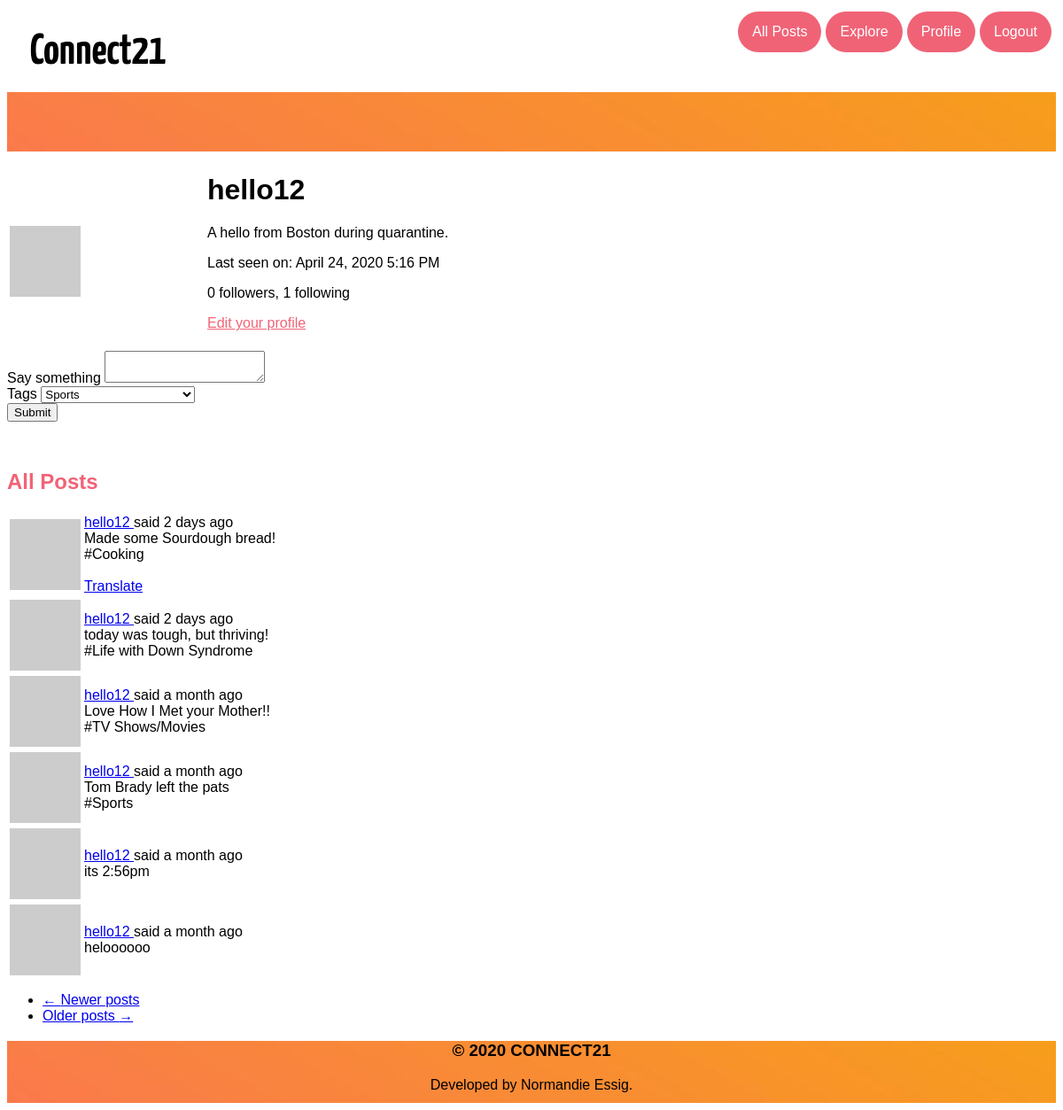
The page /user/hello12 (signed in) on the database as committed earlier.
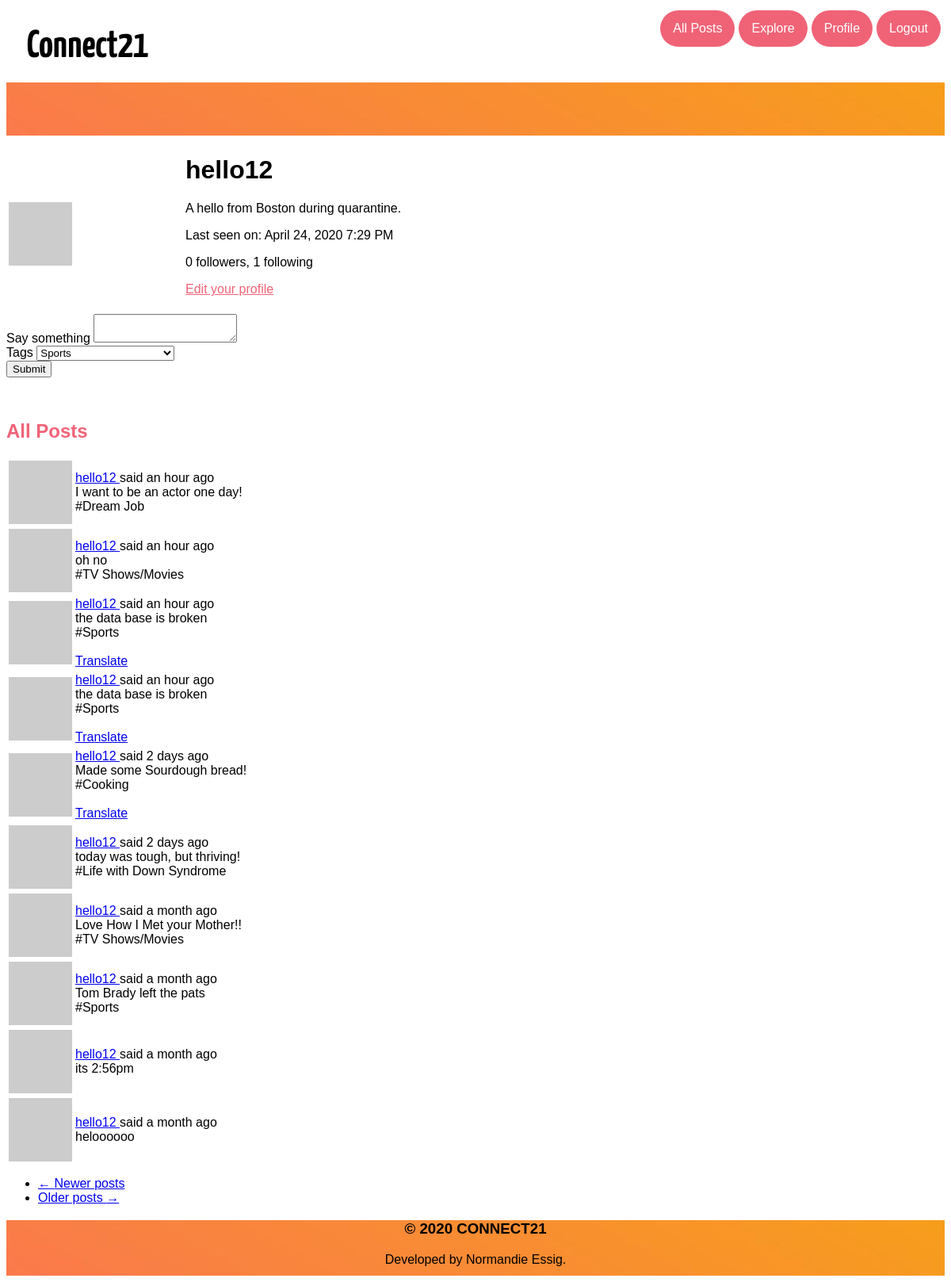
The same page on the database as committed later.
### app/models.py (models this page shows, shortened)
class User(UserMixin, db.Model):
    id = db.Column(db.Integer, primary_key=True)
    username = db.Column(db.String(64), index=True, unique=True)
    email = db.Column(db.String(120), index=True, unique=True)
    password_hash = db.Column(db.String(128))
    posts = db.relationship('Post', backref='author', lazy='dynamic')
    about_me = db.Column(db.String(140))
    last_seen = db.Column(db.DateTime, default=datetime.utcnow)
    followed = db.relationship(
        'User', secondary=followers,
        primaryjoin=(followers.c.follower_id == id),
        secondaryjoin=(followers.c.followed_id == id),
        backref=db.backref('followers', lazy='dynamic'), lazy='dynamic')
    def avatar(self, size):
        digest = md5(self.email.lower().encode('utf-8')).hexdigest()
        return 'https://www.gravatar.com/avatar/{}?d=identicon&s={}'.format(digest, size)

class Post(db.Model):
    id = db.Column(db.Integer, primary_key=True)
    body = db.Column(db.String(140))
    timestamp = db.Column(db.DateTime, index=True, default=datetime.utcnow)
    user_id = db.Column(db.Integer, db.ForeignKey('user.id'))
    language = db.Column(db.String(5))
    tag = db.Column(db.Integer, db.ForeignKey('topics.topic'))

### app/main/routes.py (the view, shortened to what this page needs)
@bp.route('/user/<username>',methods=['GET', 'POST'])
@login_required
def user(username):
    form = PostForm()
    user = User.query.filter_by(username=username).first_or_404()
    page = request.args.get('page', 1, type=int)
    posts = user.posts.order_by(Post.timestamp.desc()).paginate(
        page, current_app.config['POSTS_PER_PAGE'], False)
    next_url = url_for('main.user', username=user.username,
                       page=posts.next_num) if posts.has_next else None
    prev_url = url_for('main.user', username=user.username,
                       page=posts.prev_num) if posts.has_prev else None
    return render_template('user.html', user=user, posts=posts.items,
                           next_url=next_url, prev_url=prev_url, form=form)

### app/main/forms.py (shortened to what this page needs)
class PostForm(FlaskForm):
    post = TextAreaField(_l('Say something'), validators=[DataRequired()])
    tag = SelectField(u'Tags', choices=[('Sports','Sports'),('Life with Down Syndrome','Life with Down Syndrome'), ('TV Shows/Movies','TV Shows/Movies'),('Cooking','Cooking'), ('Funny Memes','Funny Memes'),('Puzzles','Puzzles'),('Scary Stories','Scary Stories'),('Politics','Politics'),('Dream Job','Dream Job')])
    submit = SubmitField(_l('Submit'))

### app/main/routes.py (called while the page is built)
@bp.before_app_request
def before_request():
    if current_user.is_authenticated:
        current_user.last_seen = datetime.utcnow()
        db.session.commit()
    g.locale = str(get_locale())

### app/models.py (called while the page is built)
@login.user_loader
def load_user(id):
    return User.query.get(int(id))

### app/templates/user.html
{% extends "base.html" %}
{% import 'bootstrap/wtf.html' as wtf %}
{% block app_content %}
    <h1 class="title"><br></h1>
    <table class="table table-hover">
        <tr>
            <td width="200px"><img src="{{ user.avatar(200) }}"></td>
            <td style="padding-left: 20px; padding-bottom: 20px">
                <h1>{{ user.username }}</h1>
                {% if user.about_me %}
                    <p>{{ user.about_me }}</p>
                {% endif %}
                {% if user.last_seen %}
                <p>{{ _('Last seen on') }}: {{ moment(user.last_seen).format('LLL') }}</p>
                {% endif %}
                <p>{{ _('%(count)d followers', count=user.followers.count()) }}, {{ _('%(count)d following', count=user.followed.count()) }}</p>
                {% if user == current_user %}
                <p><a style="color: #f06377" href="{{ url_for('main.edit_profile') }}">{{ _('Edit your profile') }}</a></p>
                {% elif not current_user.is_following(user) %}
                <p><a href="{{ url_for('main.follow', username=user.username) }}">{{ _('Follow') }}</a></p>
                {% else %}
                <p><a href="{{ url_for('main.unfollow', username=user.username) }}">{{ _('Unfollow') }}</a></p>
                {% endif %}
            </td>
        </tr>
    </table>
    {% if form %}
    {{ wtf.quick_form(form) }}
    <br>
    {% endif %}
    <h2 style="color: #f06377"> All Posts</h2>
    {% for post in posts %}
        {% include '_post.html' %}
    {% endfor %}
    <nav aria-label="...">
        <ul class="pager">
            <li class="previous{% if not prev_url %} disabled{% endif %}">
                <a href="{{ prev_url or '#' }}">
                    <span aria-hidden="true">&larr;</span> {{ _('Newer posts') }}
                </a>
            </li>
            <li class="next{% if not next_url %} disabled{% endif %}">
                <a href="{{ next_url or '#' }}">
                    {{ _('Older posts') }} <span aria-hidden="true">&rarr;</span>
                </a>
            </li>
        </ul>
    </nav>
{% endblock %}

### app/templates/_post.html (shortened to what this page needs)
  <table class="table table-hover">
        <tr>
            <td width="70px">
                <a href="{{ url_for('main.user', username=post.author.username) }}">
                    <img src="{{ post.author.avatar(70) }}" />
                </a>
            </td>
            <td>
                {{ _('%(username)s said %(when)s',
                    username=user_link, when=moment(post.timestamp).fromNow()) }}
                <br>
                <span id="post{{ post.id }}">{{ post.body}}</span>
                <br>
                {% if post.tag %}
                    #{{post.tag}}
                {% endif %}
                {% if post.language and post.language != g.locale %}
                <br><br>
                <span id="translation{{ post.id }}">
                    <a href="javascript:translate(
                                '#post{{ post.id }}',
                                '#translation{{ post.id }}',
                                '{{ post.language }}',
                                '{{ g.locale }}');">{{ _('Translate') }}</a>
                </span>
                {% endif %}
            </td>
        </tr>
    </table>

Rows that differ between the two databases and show on the page:
changed User "hello12": last_seen "April 24, 2020 5:16 PM" → "April 24, 2020 7:29 PM"
added Post: body "I want to be an actor one day!", tag "Dream Job"
added Post: body "oh no", tag "TV Shows/Movies"
added Post: body "the data base is broken", tag "Sports"
added Post: body "the data base is broken", tag "Sports"
